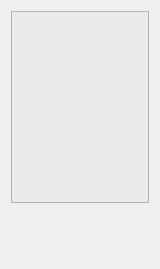
<?xml version="1.0" encoding="UTF-8"?>
<ui version="4.0">
 <class>ddmCountyInfoFilterWidgetPanel</class>
 <widget class="QWidget" name="ddmCountyInfoFilterWidgetPanel">
  <property name="geometry">
   <rect>
    <x>0</x>
    <y>0</y>
    <width>160</width>
    <height>269</height>
   </rect>
  </property>
  <property name="sizePolicy">
   <sizepolicy hsizetype="Preferred" vsizetype="Minimum">
    <horstretch>0</horstretch>
    <verstretch>0</verstretch>
   </sizepolicy>
  </property>
  <property name="minimumSize">
   <size>
    <width>155</width>
    <height>0</height>
   </size>
  </property>
  <property name="maximumSize">
   <size>
    <width>16777215</width>
    <height>16777215</height>
   </size>
  </property>
  <property name="windowTitle">
   <string>ddmCountyFilterWidget</string>
  </property>
  <layout class="QGridLayout" name="gridLayout">
   <item row="0" column="0">
    <layout class="QVBoxLayout" name="verticalLayout">
     <property name="sizeConstraint">
      <enum>QLayout::SetMinimumSize</enum>
     </property>
     <item>
      <widget class="QTextBrowser" name="countyInfo">
       <property name="autoFillBackground">
        <bool>false</bool>
       </property>
       <property name="styleSheet">
        <string notr="true">background-color: rgb(234, 234, 234);
border-color: rgb(234, 234, 234);</string>
       </property>
      </widget>
     </item>
     <item>
      <spacer name="verticalSpacer">
       <property name="orientation">
        <enum>Qt::Vertical</enum>
       </property>
       <property name="sizeHint" stdset="0">
        <size>
         <width>20</width>
         <height>40</height>
        </size>
       </property>
      </spacer>
     </item>
    </layout>
   </item>
  </layout>
 </widget>
 <resources/>
 <connections/>
</ui>
